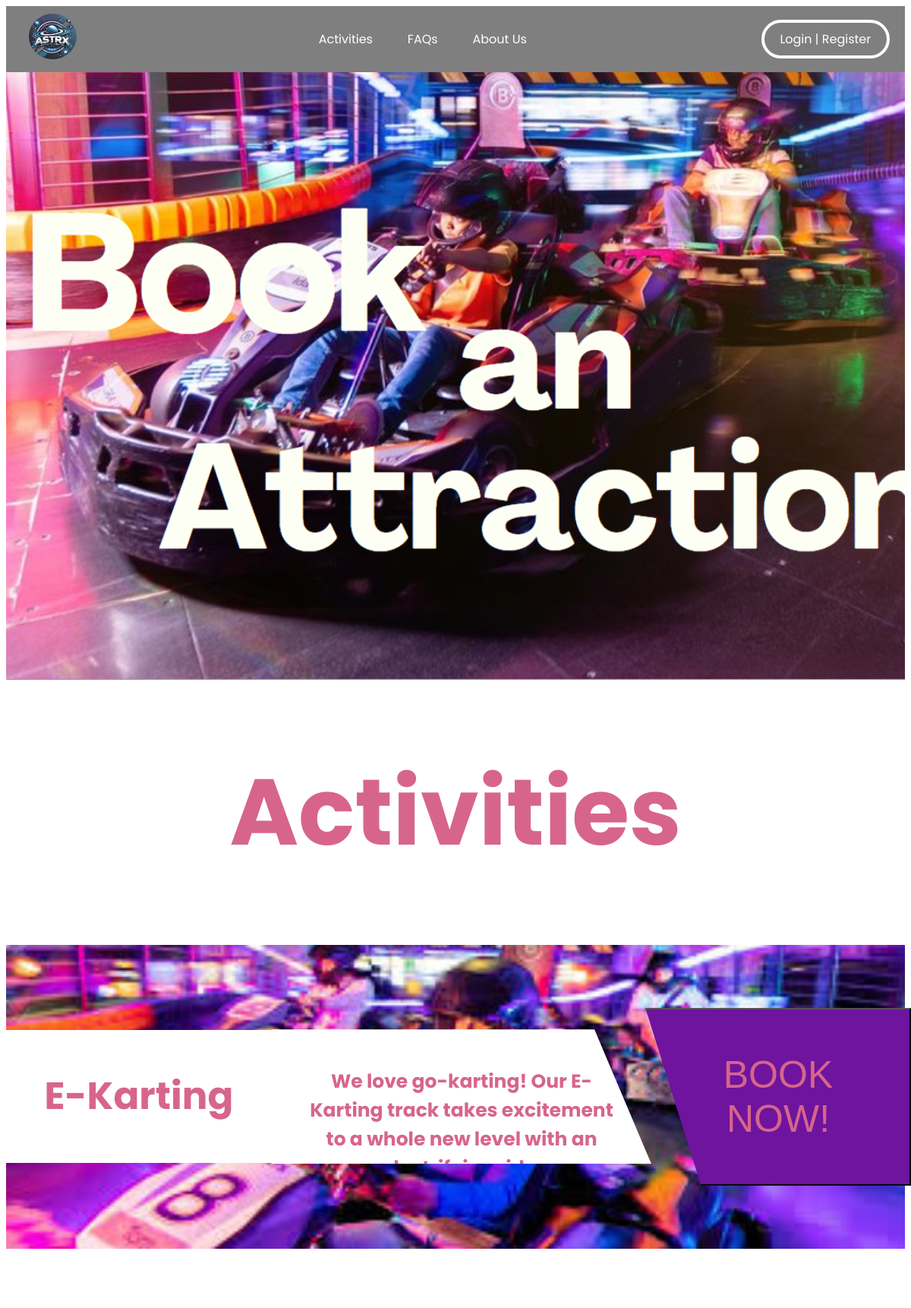
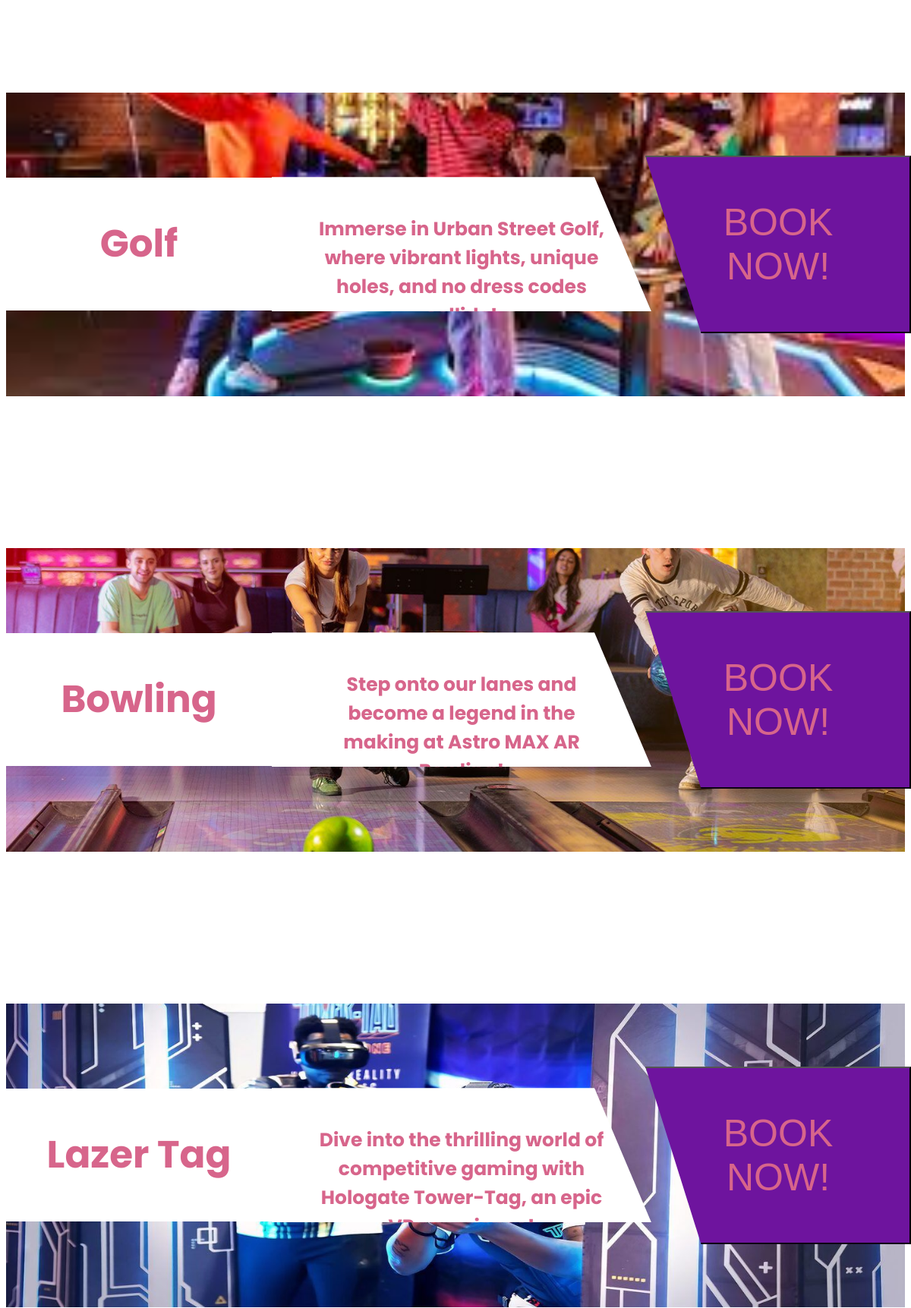
The page / (upper part) on the database its author committed (2 pictures, top to bottom).
### tables this page shows
CREATE TABLE `attractions` (
  `attractionID` int(11) NOT NULL,
  `attractionName` varchar(255) NOT NULL,
  `description` text NOT NULL,
  `overview` text NOT NULL,
  `img` varchar(255) NOT NULL,
  `price` decimal(10,2) NOT NULL,
  `maxCapacity` int(11) NOT NULL,
  `availablity` tinyint(1) DEFAULT 1
);

### public/index.php (the view)
<?php
include '../config/db.php';
$query = $pdo->query("SELECT * FROM attractions WHERE availablity = 1");
$activities = $query->fetchAll(PDO::FETCH_ASSOC);
include '../templates/header.php';
include '../templates/nav.php';
?>
<div class = "general-bg"></div>
<h1 class = "title" id="activities">
    Activities
</h1>
<?php foreach ($activities as $activity):   ?>
    <div class="attraction" style="background-image: url('img/<?php echo htmlspecialchars($activity["img"]); ?>');">
            <h2><?php echo htmlspecialchars($activity["attractionName"]); ?></h2>
            <h3><?php echo htmlspecialchars($activity["overview"]); ?></h3>
            <button onclick="window.location.href='attraction.php?id=<?php echo $activity['attractionID']; ?>'">BOOK NOW!</button>
        </div>
<?php endforeach; ?>
<?php include '../templates/footer.php'; ?>

### templates/header.php (shortened to what this page needs)
<!DOCTYPE html>
<html lang="en">
<head>
    <link rel="stylesheet" href="css/style.css">
</head>
<body>

### templates/nav.php (shortened to what this page needs)
<?php session_start();
$isLoggedIn = isset($_SESSION['role']) && isset($_SESSION['Name']) && isset($_SESSION['userID']);
?>
<header class="navbar">
    <div class="logo">
        <a href="index.php">
            <img src="img/logo.png" alt="AstroMax Logo" class="logo">
        </a>
    </div>
    <div class="nav-links">
        <nav>
            <a href="index.php#activities" class="nav-link">Activities</a>
            <a href="" class="nav-link">FAQs</a>
            <a href="" class="nav-link">About Us</a>
        </nav>
    </div>
    <?php if (!$isLoggedIn) { ?>
    <div class="log-container">
        <a href="Login.php" class="log-link">Login | Register</a>
    </div>
    <?php } ?>
</header>

### templates/footer.php (shortened to what this page needs)
</body>
</html>

### public/css/style.css (style rules this page uses)
.general-bg { background: url('../img/general_bg.png'); height: 100vh; display: flex; justify-content: center; align-items: center; text-align: center; background-repeat: no-repeat; box-sizing: border-box; background-position: center; background-repeat: no-repeat; background-size: cover; }
.logo img { border-radius: 50%; height: 60px; width: 63px; padding: 10px; justify-content: flex-end; }
.nav-links { display: flex; justify-content: center; align-items: center; gap: 1.30rem; flex-grow: 1; }
.nav-link { text-decoration: none; color: white; padding: 0.60rem 1.30rem; border-radius: 0.30rem; font-size: 1.00rem; font-family: "Poppins", serif; }
.log-link { text-decoration: none; color: white; padding: 0.60rem 1.30rem; border-radius: 0.30rem; font-size: 1.00rem; font-family: "Poppins", serif; border-radius: 86px; border: 4px solid white; }
.navbar { background-color: rgba(0, 0, 0, 0.5); display: flex; justify-content: space-between; align-items: center; padding: 0 20px; }
body { font-family: "Poppins", serif; }
.log-container { margin-left: auto; }
html { scroll-behavior: smooth; }
.title { font-size: 123px; color: #d7658b; text-align: center; }
.attraction { height: 50vh; display: flex; justify-content: left; align-items: center; text-align: center; background-repeat: no-repeat; box-sizing: border-box; background-position: center; background-repeat: no-repeat; background-size: cover; margin-bottom: 25vh; }
.attraction h2 { font-size: 50px; color: #d7658b; padding: 50px; background-color: white; width: 250px; }
.attraction h3 { font-family: "Poppins", serif;; color: #d7658b; padding: 50px; background-color: white; flex-wrap: wrap; font-size: 25px; width: 50vh; clip-path: polygon(0 0, 85% 0, 100% 100%, 0% 100%); height: 77px; }
.attraction button { font-size: 50px; color: #d7658b; padding: 57px; background-color: #6e149e; clip-path: polygon(0 0, 100% 0, 100% 100%, 21% 100%); position: absolute; left: 850px; }

### rows shown on the page
attractions: img (picture), attractionName "E-Karting", overview "We love go-karting! Our E-Karting track takes excitement to a whole new level with an electrifying ride."
attractions: img (picture), attractionName "Golf", overview "Immerse in Urban Street Golf, where vibrant lights, unique holes, and no dress codes collide!"
attractions: img (picture), attractionName "Bowling", overview "Step onto our lanes and become a legend in the making at Astro MAX AR Bowling!"
attractions: img (picture), attractionName "Lazer Tag", overview "Dive into the thrilling world of competitive gaming with Hologate Tower-Tag, an epic VR experience!"
